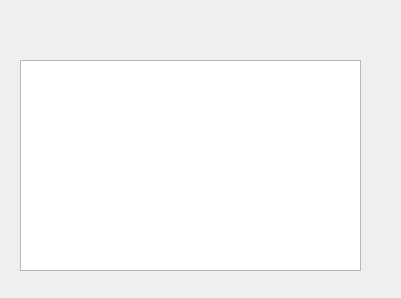
<?xml version="1.0" encoding="UTF-8"?>
<ui version="4.0">
 <class>TFormDoc</class>
 <widget class="QWidget" name="TFormDoc">
  <property name="geometry">
   <rect>
    <x>0</x>
    <y>0</y>
    <width>401</width>
    <height>298</height>
   </rect>
  </property>
  <property name="windowTitle">
   <string>Form</string>
  </property>
  <widget class="QPlainTextEdit" name="plainTextEdit">
   <property name="geometry">
    <rect>
     <x>20</x>
     <y>60</y>
     <width>341</width>
     <height>211</height>
    </rect>
   </property>
  </widget>
  <action name="actOpen">
   <property name="icon">
    <iconset resource="res.qrc">
     <normaloff>:/images/images/122.bmp</normaloff>:/images/images/122.bmp</iconset>
   </property>
   <property name="text">
    <string>打开</string>
   </property>
   <property name="toolTip">
    <string>打开文件</string>
   </property>
   <property name="statusTip">
    <string>打开文件</string>
   </property>
  </action>
  <action name="actCut">
   <property name="icon">
    <iconset resource="res.qrc">
     <normaloff>:/images/images/200.bmp</normaloff>:/images/images/200.bmp</iconset>
   </property>
   <property name="text">
    <string>剪切</string>
   </property>
   <property name="toolTip">
    <string>剪切</string>
   </property>
   <property name="statusTip">
    <string>剪切到粘贴板</string>
   </property>
   <property name="shortcut">
    <string>Ctrl+X</string>
   </property>
  </action>
  <action name="actCopy">
   <property name="icon">
    <iconset resource="res.qrc">
     <normaloff>:/images/images/202.bmp</normaloff>:/images/images/202.bmp</iconset>
   </property>
   <property name="text">
    <string>复制</string>
   </property>
   <property name="toolTip">
    <string>复制</string>
   </property>
   <property name="statusTip">
    <string>复制到粘贴板</string>
   </property>
   <property name="shortcut">
    <string>Ctrl+C</string>
   </property>
  </action>
  <action name="actPaste">
   <property name="icon">
    <iconset resource="res.qrc">
     <normaloff>:/images/images/204.bmp</normaloff>:/images/images/204.bmp</iconset>
   </property>
   <property name="text">
    <string>粘贴</string>
   </property>
   <property name="toolTip">
    <string>粘贴</string>
   </property>
   <property name="statusTip">
    <string>从粘贴板粘贴</string>
   </property>
   <property name="shortcut">
    <string>Ctrl+V</string>
   </property>
  </action>
  <action name="actFont">
   <property name="icon">
    <iconset resource="res.qrc">
     <normaloff>:/images/images/506.bmp</normaloff>:/images/images/506.bmp</iconset>
   </property>
   <property name="text">
    <string>字体</string>
   </property>
   <property name="toolTip">
    <string>设置字体</string>
   </property>
   <property name="statusTip">
    <string>设置字体</string>
   </property>
  </action>
  <action name="actClose">
   <property name="icon">
    <iconset resource="res.qrc">
     <normaloff>:/images/images/132.bmp</normaloff>:/images/images/132.bmp</iconset>
   </property>
   <property name="text">
    <string>关闭</string>
   </property>
   <property name="toolTip">
    <string>关闭本窗口</string>
   </property>
   <property name="statusTip">
    <string>关闭本窗口</string>
   </property>
  </action>
  <action name="actUndo">
   <property name="icon">
    <iconset resource="res.qrc">
     <normaloff>:/images/images/206.bmp</normaloff>:/images/images/206.bmp</iconset>
   </property>
   <property name="text">
    <string>撤销</string>
   </property>
   <property name="toolTip">
    <string>撤销编辑操作</string>
   </property>
   <property name="statusTip">
    <string>撤销编辑操作</string>
   </property>
   <property name="shortcut">
    <string>Ctrl+Z</string>
   </property>
  </action>
  <action name="actRedo">
   <property name="icon">
    <iconset resource="res.qrc">
     <normaloff>:/images/images/208.bmp</normaloff>:/images/images/208.bmp</iconset>
   </property>
   <property name="text">
    <string>重复</string>
   </property>
   <property name="toolTip">
    <string>重复编辑操作</string>
   </property>
   <property name="statusTip">
    <string>重复编辑操作</string>
   </property>
  </action>
  <action name="actSave">
   <property name="icon">
    <iconset resource="res.qrc">
     <normaloff>:/images/images/104.bmp</normaloff>:/images/images/104.bmp</iconset>
   </property>
   <property name="text">
    <string>保存</string>
   </property>
   <property name="toolTip">
    <string>取消修改标志</string>
   </property>
  </action>
 </widget>
 <resources>
  <include location="res.qrc"/>
 </resources>
 <connections>
  <connection>
   <sender>actCopy</sender>
   <signal>triggered()</signal>
   <receiver>plainTextEdit</receiver>
   <slot>copy()</slot>
   <hints>
    <hint type="sourcelabel">
     <x>-1</x>
     <y>-1</y>
    </hint>
    <hint type="destinationlabel">
     <x>190</x>
     <y>165</y>
    </hint>
   </hints>
  </connection>
  <connection>
   <sender>actClose</sender>
   <signal>triggered()</signal>
   <receiver>TFormDoc</receiver>
   <slot>close()</slot>
   <hints>
    <hint type="sourcelabel">
     <x>-1</x>
     <y>-1</y>
    </hint>
    <hint type="destinationlabel">
     <x>200</x>
     <y>148</y>
    </hint>
   </hints>
  </connection>
  <connection>
   <sender>actRedo</sender>
   <signal>triggered()</signal>
   <receiver>plainTextEdit</receiver>
   <slot>redo()</slot>
   <hints>
    <hint type="sourcelabel">
     <x>-1</x>
     <y>-1</y>
    </hint>
    <hint type="destinationlabel">
     <x>190</x>
     <y>165</y>
    </hint>
   </hints>
  </connection>
  <connection>
   <sender>actPaste</sender>
   <signal>triggered()</signal>
   <receiver>plainTextEdit</receiver>
   <slot>paste()</slot>
   <hints>
    <hint type="sourcelabel">
     <x>-1</x>
     <y>-1</y>
    </hint>
    <hint type="destinationlabel">
     <x>190</x>
     <y>165</y>
    </hint>
   </hints>
  </connection>
  <connection>
   <sender>actCut</sender>
   <signal>triggered()</signal>
   <receiver>plainTextEdit</receiver>
   <slot>cut()</slot>
   <hints>
    <hint type="sourcelabel">
     <x>-1</x>
     <y>-1</y>
    </hint>
    <hint type="destinationlabel">
     <x>190</x>
     <y>165</y>
    </hint>
   </hints>
  </connection>
  <connection>
   <sender>actUndo</sender>
   <signal>triggered()</signal>
   <receiver>plainTextEdit</receiver>
   <slot>undo()</slot>
   <hints>
    <hint type="sourcelabel">
     <x>-1</x>
     <y>-1</y>
    </hint>
    <hint type="destinationlabel">
     <x>190</x>
     <y>165</y>
    </hint>
   </hints>
  </connection>
 </connections>
</ui>
